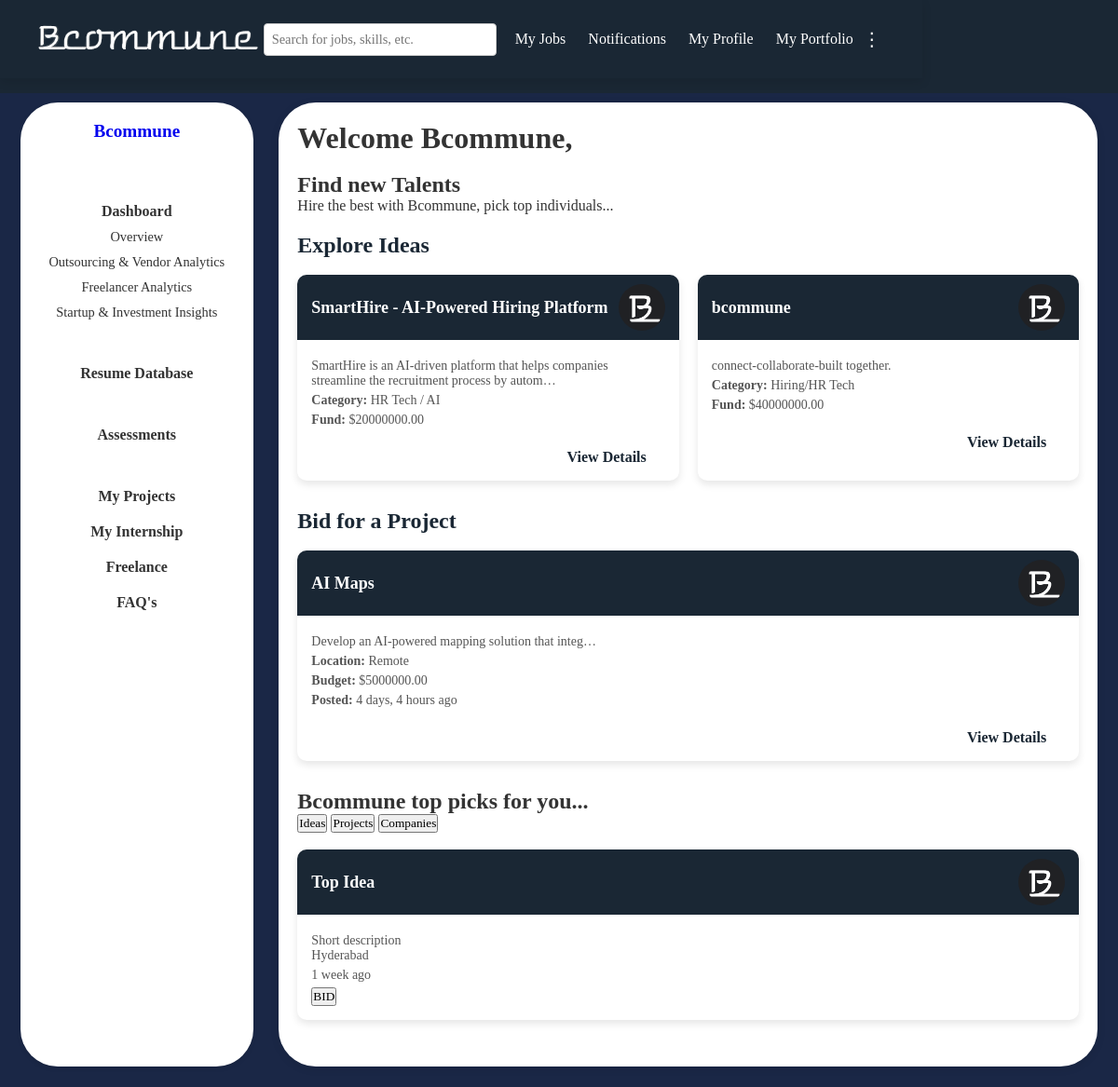
The page /company/dashboard/ (signed in) on the database its author committed.
### users/models.py (models this page shows, shortened)
class CustomUser(AbstractUser):
    USER_TYPE_CHOICES = (
        ('individual', 'Individual'),
        ('company', 'Company'),
    )
    user_type = models.CharField(max_length=10, choices=USER_TYPE_CHOICES, default='company')
    company_name = models.CharField(max_length=255, null=True, blank=True)
    company_website = models.URLField(max_length=200, null=True, blank=True)
    industry = models.CharField(max_length=100, null=True, blank=True)
    company_size = models.CharField(max_length=20, null=True, blank=True)
    company_type = models.CharField(max_length=255, null=True, blank=True)
    designation = models.CharField(max_length=255, null=True, blank=True)
    phone_number = models.CharField(max_length=15, null=True, blank=True)
    bcommune_profile = models.URLField(null=True, blank=True)
    profile_picture = models.ImageField(upload_to='profile_pics/', blank=True, null=True)
    about_company = models.TextField(null=True, blank=True)  # About the Company
    founding_year = models.PositiveIntegerField(null=True, blank=True)  # Establishment Year
    headquarters = models.CharField(max_length=255, null=True, blank=True)  # Headquarters Location
    branches = models.TextField(null=True, blank=True)
    business_registration_number = models.CharField(max_length=100, null=True, blank=True)
    legal_structure = models.CharField(
        max_length=50,
        choices=[
            ('LLP', 'LLP'),
            ('Pvt Ltd', 'Private Limited'),
            ('Partnership', 'Partnership'),
            ('Sole Proprietorship', 'Sole Proprietorship'),
            ('Others', 'Others'),
        ],
        null=True,
        blank=True
    )
    core_services = models.TextField(null=True, blank=True)
    social_media_links = models.JSONField(default=dict, blank=True)  # Example: {"facebook": "", "linkedin": "", "twitter": ""}
    portfolio = models.TextField(null=True, blank=True)

class Idea(models.Model):
    title = models.CharField(max_length=200)
    patent_number = models.CharField(max_length=100, blank=True, null=True)
    brief_description = models.TextField()
    application_number = models.CharField(max_length=100, blank=True, null=True)
    problem_statement = models.TextField()
    solution = models.TextField()
    visibility = models.CharField(max_length=10, choices=[('public', 'Public'), ('private', 'Private')])
    details = models.TextField(blank=True, null=True)
    fund = models.DecimalField(max_digits=10, decimal_places=2, blank=True, null=True)
    category = models.CharField(max_length=100)
    photo = models.ImageField(upload_to='idea_photos/', blank=True, null=True)
    video = models.FileField(upload_to='idea_videos/', blank=True, null=True)
    team_info = models.TextField(blank=True, null=True)
    created_at = models.DateTimeField(auto_now_add=True)
    email = models.EmailField(null=True, blank=True)

class Project(models.Model):
    company = models.ForeignKey(settings.AUTH_USER_MODEL, on_delete=models.CASCADE)
    title = models.CharField(max_length=200)
    description = models.TextField()
    project_type = models.CharField(max_length=100)
    industry = models.CharField(max_length=100)
    budget = models.DecimalField(max_digits=15, decimal_places=2)
    timeline = models.DateField()
    location = models.CharField(max_length=200, blank=True, null=True)
    expertise_required = models.TextField()
    payment_terms = models.TextField()
    nda_required = models.BooleanField(default=False)
    confidentiality_required = models.BooleanField(default=False)
    ip_rights_required = models.BooleanField(default=False)
    custom_field = models.CharField(max_length=200, blank=True, null=True)
    created_at = models.DateTimeField(auto_now_add=True)

### users/views.py (the view)
# urls.py: path('company/dashboard/', views.company_dashboard, name='company_dashboard'),
@login_required
def company_dashboard(request):
    if request.user.user_type != 'company':
        return redirect('company_login')
    ideas = Idea.objects.all().order_by('-created_at')[:3]
    recent_projects = Project.objects.exclude(company=request.user).order_by('-created_at')[:3]
    my_projects = Project.objects.filter(company=request.user).order_by('-created_at')[:3]
    context = {
        'ideas': ideas,
        'recent_projects': recent_projects,
        'my_projects': my_projects,
        'company_name': request.user.company_name,
    }
    return render(request, 'company_dashboard.html', context)

### users/templates/company_dashboard.html (shortened to what this page needs)
{% load static %}
<!DOCTYPE html>
<html lang="en">
<head>
    <link rel="stylesheet" href="{% static 'css/common.css'%}">
</head>
<body>
  {% include 'header2.html' %}
    <div class="main-container">
        {% include 'sidebarcompany.html' %}
        <div class="content">
            <h1>Welcome {{ user.company_name }},</h1>
            <br>
            <h2>Find new Talents</h2>
            <p style="margin-bottom: 20px;">Hire the best with Bcommune, pick top individuals...</p>
            <section class="idea-explore">
                <h2>
                    <a href="{% url 'explore_all_ideas' %}" class="section-heading">
                        Explore Ideas
                    </a>
                </h2>
                <br>
                <div class="idea-cards">
                    {% for idea in ideas %}
                        <div class="idea-card">
                            <div class="card-header">
                                <h3>{{ idea.title }}</h3>
                                <img src="{% static 'images/B.png' %}" alt="Logo">
                            </div>
                            <div class="card-body">
                                <p>{{ idea.brief_description|truncatechars:100 }}</p>
                                <div class="idea-meta">
                                    <p><strong>Category:</strong> {{ idea.category }}</p>
                                    <p><strong>Fund:</strong> ${{ idea.fund }}</p>
                                </div>
                                <div class="post-requirement">
                                    <a href="{% url 'idea_detail' idea.id %}" style="font-size:medium;",class="post-button">View Details</a>
                                </div>
                            </div>
                        </div>
                    {% empty %}
                        <p>No ideas available to display.</p>
                    {% endfor %}
                </div>
            </section>
            <section class="bid-project">
                <h2>
                    <a href="{% url 'myprojects' %}" class="section-heading">
                        Bid for a Project
                    </a>
                </h2>
                <br>
                <div class="bid-cards">
                    {% for project in recent_projects %}
                        <div class="bid-card">
                            <div class="card-header">
                                <h3>{{ project.title }}</h3>
                                <img src="{% static 'images/B.png' %}" alt="Logo">
                            </div>
                            <div class="card-body">
                                <p>{{ project.description|truncatechars:50 }}</p>
                                <p><strong>Location:</strong> {{ project.location }}</p>
                                <p><strong>Budget:</strong> ${{ project.budget }}</p>
                                <p><strong>Posted:</strong> {{ project.created_at|timesince }} ago</p>
                                <div class="post-requirement">
                                    <a href="{% url 'explore_projects' %}?selected_project={{ project.id }}" style="font-size:medium;",class="post-button">View Details</a>
                                </div>
                            </div>
                        </div>
                    {% empty %}
                        <p>No projects available</p>
                    {% endfor %}
                </div>
            </section>
            <section class="top-picks">
                <h2>Bcommune top picks for you...</h2>
                <div class="top-buttons">
                    <button class="top-button">Ideas</button>
                    <button class="top-button">Projects</button>
                    <button class="top-button">Companies</button>
                </div>
                <br>
                <div class="top-cards">
                    <div class="top-card">
                        <div class="card-header">
                            <h3>Top Idea</h3>
                            <img src="{% static 'images/B.png' %}" alt="Logo">
                        </div>
                        <div class="card-body">
                            <p>Short description<br>Hyderabad</p>
                            <p>1 week ago</p>
                            <div class="bid-buttons">
                                <button class="bid-button">BID</button>
                            </div>
                        </div>
                    </div>
                </div>
            </section>
        </div>
    </div>
</body>
</html>

### users/templates/sidebarcompany.html
{%load static%}
<div class="sidebar">
    <a href="{% url 'company_profile' %}" style=" text-decoration: none;" ><h2>{{ user.company_name }}</h2></a>
    <br><br>
    <h4>
      <a href="#" style="text-decoration: none; color: inherit;">Dashboard</a>
    </h4>
    <ul>
        <li>
          <a href="#" style="text-decoration: none; color: inherit;">Overview</a>
        </li>
        <li>
          <a href="#" style="text-decoration: none; color: inherit;">Outsourcing & Vendor Analytics</a>
        </li>
        <li>
          <a href="#" style="text-decoration: none; color: inherit;">Freelancer Analytics</a>
        </li>
        <li>
          <a href="#" style="text-decoration: none; color: inherit;">Startup & Investment Insights</a>
        </li>
    </ul>
    <br>
    <h4>
      <a href="{%url 'resume_database'%}" style="text-decoration: none; color: inherit;">Resume Database</a>
    </h4>
    <br>
    <h4>
      <a href="#" style="text-decoration: none; color: inherit;">Assessments</a>
    </h4>
    <br>
    <h4>
      <a href="{% url 'myprojects' %}" style="text-decoration: none; color: inherit;">My Projects</a>
    </h4>
    <h4>
      <a href="{%url 'myinternships'%}" style="text-decoration: none; color: inherit;">My Internship</a>
    </h4>
    <h4>
      <a href="{%url 'freelance'%}" style="text-decoration: none; color: inherit;">Freelance</a>
    </h4>
    <h4>
      <a href="{% url 'faq' %}" style="text-decoration: none; color: inherit;">FAQ's</a>
    </h4>
</div>

### static/css/common.css (style rules this page uses)
* { margin: 0; padding: 0; box-sizing: border-box; font-family:Cambria, Cochin, Georgia, Times, 'Times New Roman', serif; }
body { background-color: #1a2734; color: #333; font-family: Arial, sans-serif; min-height: 100vh; display: flex; flex-direction: column; margin: 0; }
.sidebar { background-color: white; padding: 20px; width: 250px; min-height: calc(100vh - 30px); margin-right: 0.2cm; border-radius: 40px; text-align: center; box-shadow: 0 2px 5px rgba(0, 0, 0, 0.1); flex-shrink: 0; margin-left: 1%; margin-bottom: 1%; }
.sidebar h2 { font-size: 1.2rem; margin-bottom: 10px; }
.sidebar h4 { margin: 20px 0 10px; font-size: 1rem; }
.sidebar ul { list-style: none; padding: 0; }
.sidebar ul li { margin: 10px 0; font-size: 0.9rem; cursor: pointer; }
.main-container { display: flex; flex-wrap: wrap; justify-content: space-between; padding: 10px; background-color: #1a2746; margin-top: 100px; gap: 20px; }
.content { flex: 1; padding: 20px; background-color: white; border-radius: 40px; box-shadow: 0 2px 10px rgba(0, 0, 0, 0.1); margin-bottom: 1%; margin-right: 1%; }
.post-requirement { text-align: right; font-size: 1.2rem; margin-right: 20px; margin-top: 20px; }
.post-requirement a { color: #1a2734; text-decoration: none; font-weight: bold; }

### users/templates/company_dashboard.html (style rules this page uses)
* { font-family: Cambria, Cochin, Georgia, Times, 'Times New Roman', serif; }
.idea-explore , .bid-project, .top-picks { margin-bottom: 30px; }
h2 a.section-heading { text-decoration: none; color: #1a2734; margin-top: 2%; margin-bottom: 2%; }
.idea-cards, .bid-cards, .top-cards { display: grid; grid-template-columns: repeat(auto-fit, minmax(300px, 1fr)); gap: 20px; }
.idea-card, .bid-card, .top-card { background: #ffffff; border-radius: 10px; box-shadow: 0 4px 8px rgba(0, 0, 0, 0.1); overflow: hidden; transition: transform 0.3s ease, box-shadow 0.3s ease; }
.card-header { display: flex; justify-content: space-between; align-items: center; padding: 10px 15px; background-color: #1a2734; color: white; }
.card-header h3 { margin: 0; font-size: 18px; }
.card-header img { width: 50px; height: 50px; object-fit: cover; border-radius: 50%; }
.card-body { padding: 15px; }
.card-body p { margin: 5px 0; color: #555; font-size: 14px; }

### rows shown on the page
CustomUser: company_name "Bcommune"
Idea: title "SmartHire - AI-Powered Hiring Platform", brief_description "SmartHire is an AI-driven platform that helps companies streamline the recruitment process by autom…", category "HR Tech / AI", fund "20000000.00"
Idea: title "bcommune", brief_description "connect-collaborate-built together.", category "Hiring/HR Tech", fund "40000000.00"
Project: title "AI Maps", description "Develop an AI-powered mapping solution that integ…", location "Remote", budget "5000000.00", created_at "4 days, 4 hours"
